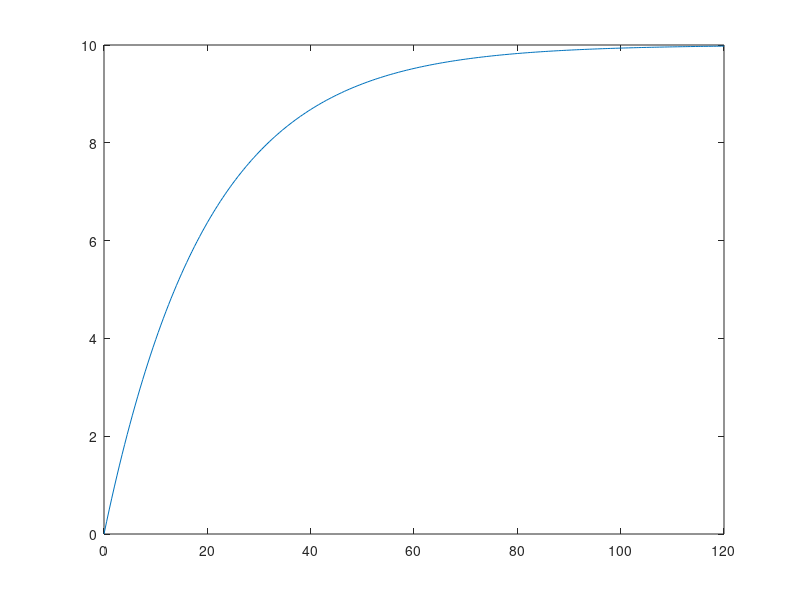

Reproduce this figure in MATLAB.
m = 1000;
b = 50;
u  = 500;

h = 0.5;
t0 = 0;
t_end = 120;
t = t0:h:t_end;
n = (t_end-t0)/h;

v = zeros(1, n+1);
v(1) = 0;

for i=1:n
    v(i+1) = v(i) + h*(u-b*v(i))/m;
end

plot(t, v);

